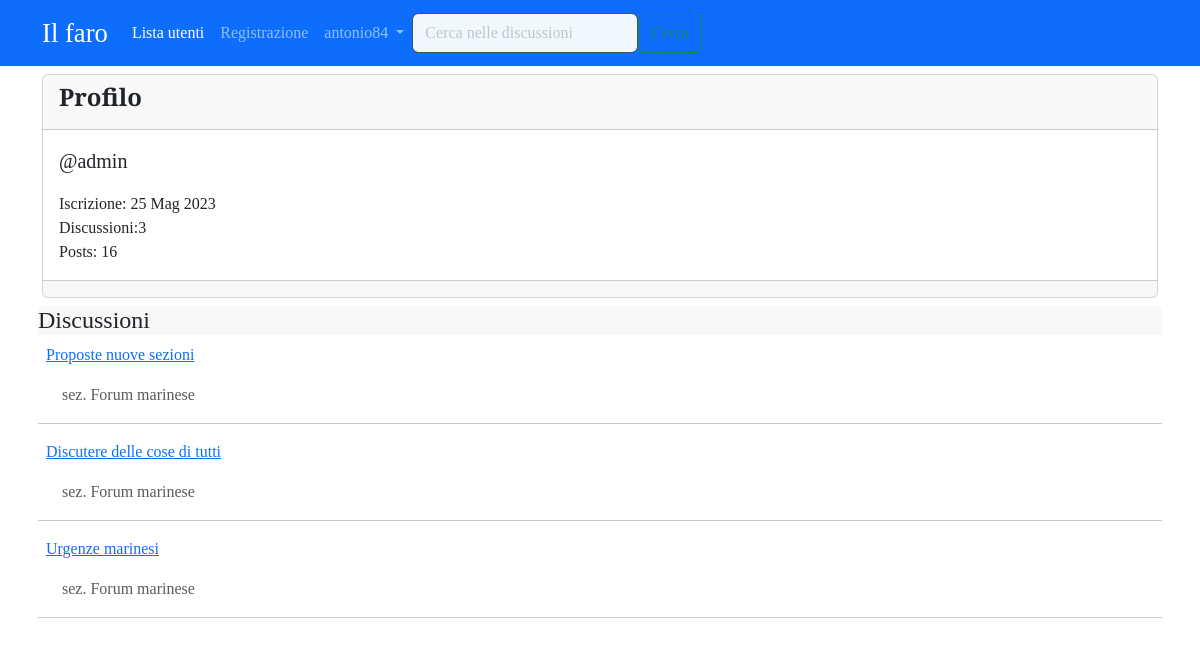
/user/admin/ (signed in), run on the app's committed database.
### forum/models.py (models this page shows, shortened)
class Discussione (models.Model):
    titolo=models.CharField(max_length=150)
    data_creazione= models.DateTimeField(auto_now_add=True)
    autore_discussione= models.ForeignKey(User, on_delete=models.CASCADE, related_name="discussioni")
    sezione_appartenenza =  models.ForeignKey (Sezione, on_delete=models.CASCADE)
    class Meta:
        verbose_name ="Discussione"
        verbose_name_plural ="Discussioni"
    def get_absolute_url(self):
        return reverse ("visualizza_discussione", kwargs={"pk": self.pk})

class Sezione (models.Model):
    nome_sezione = models.CharField(max_length=80)
    descrizione = models.CharField(max_length=150, blank=True, null=True)
    logosezione = models.ImageField(blank=True, null=True)
    def __str__(self):
        return self.nome_sezione
    class Meta:
        verbose_name ="Sezione"
        verbose_name_plural ="Sezioni"

### core/views.py (the view)
# urls.py: path("user/<str:username>/", views.user_profile_view, name='user_profile'),
def user_profile_view(request, username):
    user=get_object_or_404(User, username=username)
    discussioni_utente=Discussione.objects.filter(autore_discussione=user).order_by("-pk")
    context={"user":user,"discussioni_utente":discussioni_utente }
    return render (request, "core/user_profile.html", context)

### core/templates/core/user_profile.html (shortened to what this page needs)
{% extends 'base.html' %}
{% block content %}
            <div class="card my-2">
                <div class="card-header">
                    <h4><strong>{% if request.user == user %} Il tuo {% endif %} Profilo </strong></h4>
                </div>
                <div class="card-body">
                    <p class="lead">@{{ user}} </p>
                        <p class="mb-0"> Iscrizione: {{ user.date_joined|date:"d M Y" }} </p>
                        <p class="mb-0"> Discussioni:{{ user.discussioni.count }}</p>
                        <p class="mb-0"> Posts:  {{ user.posts.count }} </p>
                </div>
                <div class="card-footer"></div>
        </div>
        </div>
            <div class="container card-my2 mt-1 py-0 px-2";>
                <div class="card-header my-2" style="background-color:#f7f7f7">
                    <h4>Discussioni</h4></div>
                    <div class="card-body mx-0 " >
                        {% for discussione in discussioni_utente %}
                        <p class="ps-2 py-0 mt-0"><a href="{{ discussione.get_absolute_url }}">{{discussione.titolo}}</a></p>
                        <p class="text-muted ps-4 py-0" >sez. {{ discussione.sezione_appartenenza }}</p>
                        <hr>
                     {% empty %}
                     {% if request.user != user %}
                        <p>{{user}} non ha creato alcuna discussione</p>
                      {% else %}
                        <p>Non hai creato alcuna discussione! <br> Vai in una <a href="{%url 'homepage'%}">sezione</a> a tua scelta e inizia subito!</a> </p>
                        {% endif %}
                        {% endfor %}
                    </div>
    </div>
{%  endblock %}

### templates/base.html (shortened to what this page needs)
{% load static %}
<!doctype html>
<html lang="it">
  <head>
    <link href="https://cdn.jsdelivr.net/npm/bootstrap@5.3.0-alpha3/dist/css/bootstrap.min.css" rel="stylesheet">
    <link rel="stylesheet" href="path/to/font-awesome/css/font-awesome.min.css">
    <link rel="stylesheet" href="{% static 'css/agora.css' %}">
  </head>
  <body>
    <nav class="navbar navbar-expand-lg bg-primary" data-bs-theme="dark">
      <div class="container">
        <a class="navbar-brand" style="font-size: 20pt;" href="{% url 'homepage' %}">Il faro</a>
        <div class="collapse navbar-collapse" id="navbarSupportedContent">
          <ul class="navbar-nav me-auto mb-2 mb-lg-0">
            <li class="nav-item">
              <a class="nav-link active" aria-current="page" href="{% url 'user_list' %}">Lista utenti</a>
            </li>
            <li class="nav-item">
              <a class="nav-link" href="{% url 'registrazione' %}">Registrazione</a>
            </li>
            {% if request.user.is_authenticated %}
            <li class="nav-item dropdown">
              <a class="nav-link dropdown-toggle" href="#" role="button" data-bs-toggle="dropdown" aria-expanded="false">
                {{ request.user.username }}
              </a>
            </li>
           {% else %}
          <li class="nav-item">
            <a class="nav-link" href="{%url 'login'%}">Login</a>
          </li>
          </ul>
          {% endif %}
          <form class="d-flex" action="{% url 'funzione_cerca' %}" >
            <input name="q" class="form-control mr-sm-2" style=  "background-color: aliceblue;" type="search" placeholder="Cerca nelle discussioni" aria-label="Search">
            <button class="btn btn-outline-success my-2 my-sm-0" type="submit">Cerca</button>
          </form>
        </div>
      </div>
    </nav>
    <div class="container">
   {% block content %}
   {% endblock %}
  </body>
</html>

### static-storage/css/agora.css (style rules this page uses)
body { font-family: 'Slabo 27px', serif; }

### data on the page
Discussione: titolo "Proposte nuove sezioni", sezione_appartenenza "Forum marinese"
Discussione: titolo "Discutere delle cose di tutti", sezione_appartenenza "Forum marinese"
Discussione: titolo "Urgenze marinesi", sezione_appartenenza "Forum marinese"

### other printed values
{{ request.user.username }} "antonio84"
{{ user }} "admin"
{{ user.date_joined|date:"d M Y" }} "25 Mag 2023"
{{ user.discussioni.count }} "3"
{{ user.posts.count }} "16"
